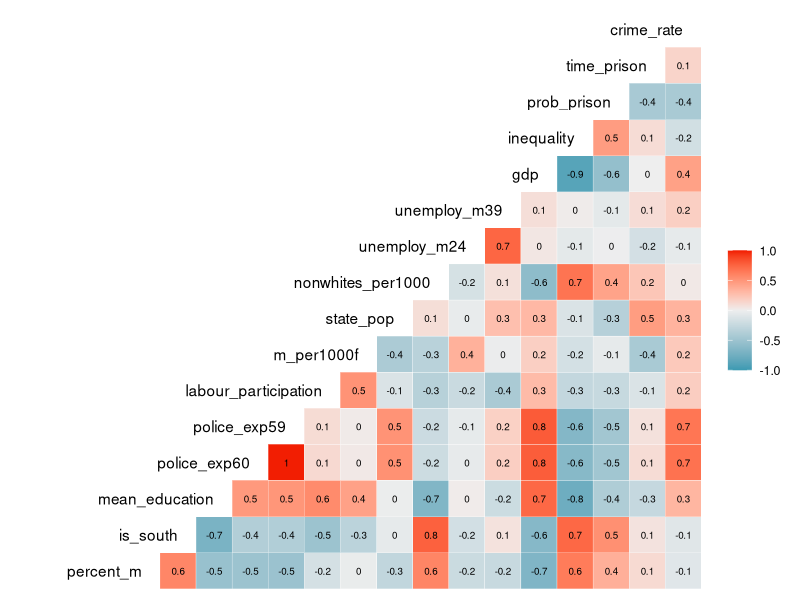
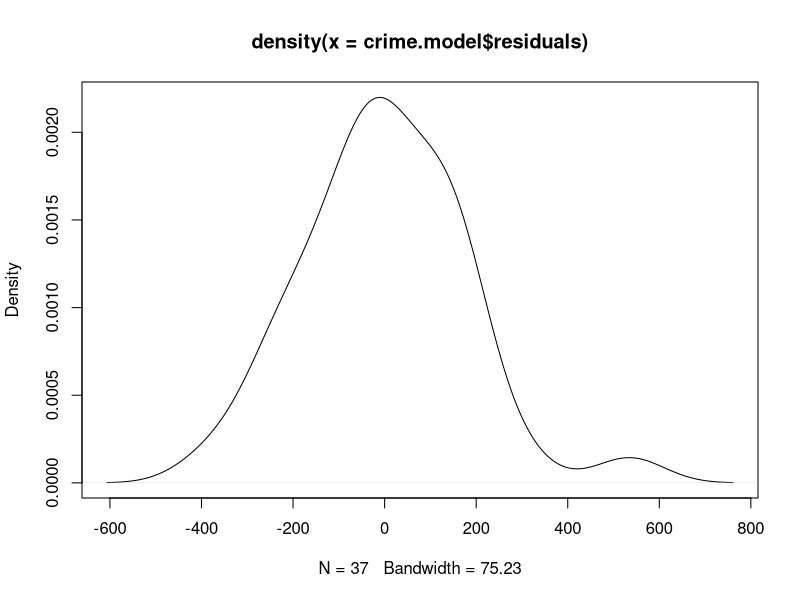

Write R code to recreate these figures, in order.
## ---- chunk 1
knitr::opts_chunk$set(echo = TRUE,
                     warning = FALSE,
                     message = FALSE)

## ---- chunk 2
# Data Wrangling
library(tidyverse)

# Cek asumsi model
library(lmtest)
library(car)

# Menghitung error
library(MLmetrics)

# Visualiasi Korelasi
library(GGally)
## ---- chunk 3
crime_data<- read.csv("crime.csv")
## ---- chunk 4
str(crime_data)
## ---- chunk 5
#checking missing value in each column
colSums(is.na(crime_data))
## ---- chunk 6
ggcorr(crime_data, label = TRUE, label_size = 2.5, hjust = 1, layout.exp = 3)
## ---- chunk 7
RNGkind(sample.kind =  "Rounding")
library(rsample)
set.seed(100)

index <- initial_split(crime_data, prop = 0.8, strata = "crime_rate")
data_train <- training(index)
data_test <- testing(index)


## ---- chunk 8
model_crime <- lm(crime_rate ~ ., data_train)
## ---- chunk 9
summary(model_crime)
## ---- chunk 10
step(model_crime, direction = "backward")
## ---- chunk 11
crime.model <- lm(formula = crime_rate ~ percent_m + mean_education + police_exp60 + 
                m_per1000f + unemploy_m24 + unemploy_m39 + inequality + prob_prison, 
                data = data_train)
## ---- chunk 12
summary(crime.model)
## ---- chunk 13
predict.crime <- predict(crime.model, newdata = data_test)
head(predict.crime,1)

## ---- chunk 14
as.data.frame(predict.crime)
## ---- chunk 15
MAE(predict.crime, data_test$crime_rate) # Mean Average Error 
MAPE(predict.crime, data_test$crime_rate) # Mean Average Percetage Error
RMSE(predict.crime, data_test$crime_rate) # Root Mean Squared Error
## ---- chunk 16
vif(crime.model)
## ---- chunk 17
plot(density(crime.model$residuals))
## ---- chunk 18
shapiro.test(crime.model$residuals)
## ---- chunk 19
bptest(crime.model)
